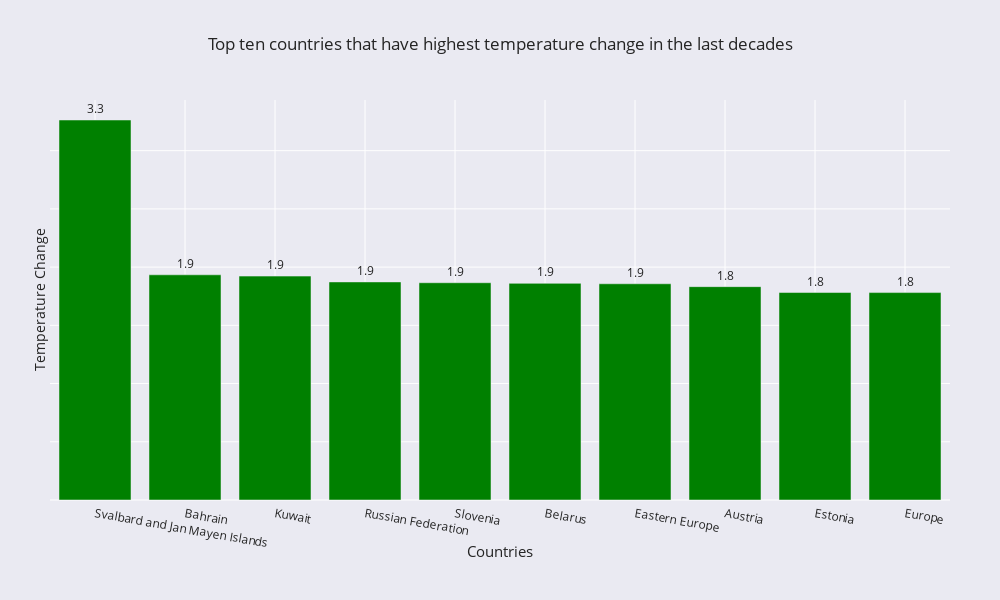

This figure's notebook cell:
### Code cell
df_c =df.copy()
df_c.set_index("year", inplace=True)
df_c = df_c.loc[['2010','2011','2012','2013','2014','2015','2016','2017','2018','2019']]
df_c.reset_index(inplace = True)


df_c = df_c.groupby(
   ['Country Name',]
).agg(
    {
        'tem_change':'mean', 
        
    }
)
df_c.reset_index(inplace = True)
df_c = df_c.sort_values(by=['tem_change'],ascending=False).head(10)

fig = px.bar(df_c, x="Country Name", y='tem_change' ,text='tem_change', 
             title="Top ten countries that have highest temperature change in the last decades",
             color_discrete_sequence=['green'])

fig.update_traces(texttemplate='%{text:.2s}', textposition='outside')



fig.update_layout(
    autosize=False,
    width=1000,
    height=600,
    margin=dict(
        l=50,
        r=50,
        b=100,
        t=100,
        pad=4
    ),
  
    template='seaborn',
    paper_bgcolor="rgb(234, 234, 242)",
    legend=dict(
        orientation="v",
        yanchor="bottom",
        y=0.3,
        xanchor="left",
        x=1.02
))
fig.update_xaxes( tickangle = 10,
        title_text = "Countries",
        title_font = {"size": 15},
        title_standoff = 0)
fig.update_yaxes(showticklabels=False,tickmode="auto", title='Temperature Change',title_standoff = 0)

fig.show()

### Figure 1 — Plotly figure (JSON) as saved in the notebook; plotly's stock layout.template omitted (floating-point values rounded to 4 significant figures)
{"data": [{"alignmentgroup": "True", "hovertemplate": "Country Name=%{x}<br>tem_change=%{text}<extra></extra>", "legendgroup": "", "marker": {"color": "green", "pattern": {"shape": ""}}, "name": "", "offsetgroup": "", "orientation": "v", "showlegend": false, "text": [3.264, 1.934, 1.923, 1.873, 1.866, 1.861, 1.857, 1.832, 1.782, 1.781], "textposition": "outside", "x": ["Svalbard and Jan Mayen Islands", "Bahrain", "Kuwait", "Russian Federation", "Slovenia", "Belarus", "Eastern Europe", "Austria", "Estonia", "Europe"], "xaxis": "x", "y": [3.264, 1.934, 1.923, 1.873, 1.866, 1.861, 1.857, 1.832, 1.782, 1.781], "yaxis": "y", "type": "bar", "texttemplate": "%{text:.2s}"}], "layout": {"xaxis": {"anchor": "y", "domain": [0, 1], "title": {"text": "Countries", "font": {"size": 15}, "standoff": 0}, "tickangle": 10}, "yaxis": {"anchor": "x", "domain": [0, 1], "title": {"text": "Temperature Change", "standoff": 0}, "showticklabels": false, "tickmode": "auto"}, "legend": {"tracegroupgap": 0, "orientation": "v", "yanchor": "bottom", "y": 0.3, "xanchor": "left", "x": 1.02}, "title": {"text": "Top ten countries that have highest temperature change in the last decades"}, "barmode": "relative", "margin": {"l": 50, "r": 50, "b": 100, "t": 100, "pad": 4}, "autosize": false, "width": 1000, "height": 600, "paper_bgcolor": "rgb(234, 234, 242)"}}
